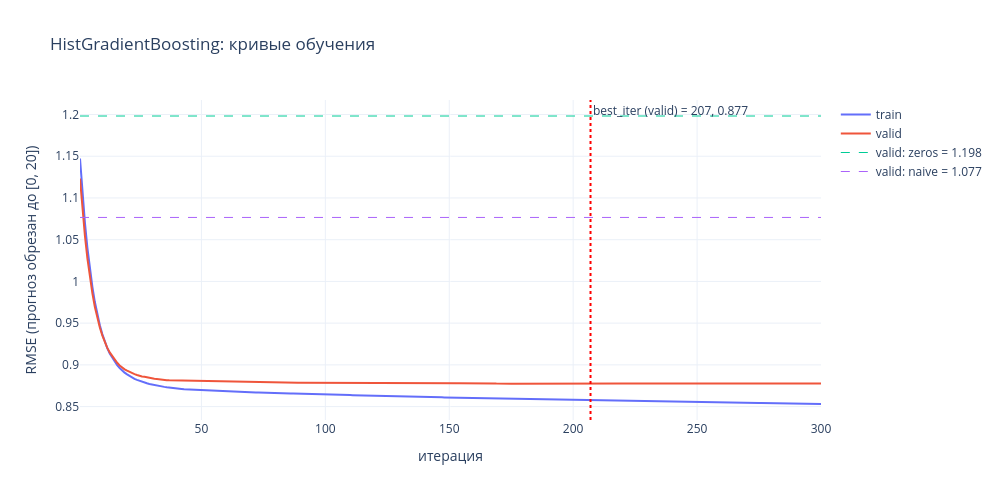

Here is the notebook cell this chart was saved with:
### Code cell
result = calculate_metrics(
    model_name='HistGradientBoosting',
    model=model,
    backend='plotly',
    splits={
        'train': (train[FEATURES], train['target']),
        'valid': (valid[FEATURES], valid['target'])
    },
    baselines={
        'zeros' : np.zeros(len(valid)),
        'naive': valid['target_lag_1'].fillna(0) 
    }
)
result.round(4)

### Figure 1 — Plotly figure (JSON) as saved in the notebook; plotly's stock layout.template omitted (floating-point values rounded to 4 significant figures; data arrays with more than 128 entries replaced by an {"elided": "..."} marker saying what was removed)
{"data": [{"line": {"color": "#636EFA"}, "mode": "lines", "name": "train", "type": "scatter", "x": {"elided": "300 int values"}, "y": {"elided": "300 float values"}}, {"line": {"color": "#EF553B"}, "mode": "lines", "name": "valid", "type": "scatter", "x": {"elided": "300 int values"}, "y": {"elided": "300 float values"}}, {"line": {"color": "#00CC96", "dash": "dash", "width": 1}, "mode": "lines", "name": "valid: zeros = 1.198", "type": "scatter", "x": {"elided": "300 int values"}, "y": {"elided": "300 float values"}}, {"line": {"color": "#AB63FA", "dash": "dash", "width": 1}, "mode": "lines", "name": "valid: naive = 1.077", "type": "scatter", "x": {"elided": "300 int values"}, "y": {"elided": "300 float values"}}], "layout": {"annotations": [{"showarrow": false, "text": "best_iter (valid) = 207, 0.877", "x": 207, "xanchor": "left", "xref": "x", "y": 1, "yanchor": "top", "yref": "y domain"}], "height": 500, "hovermode": "x unified", "shapes": [{"line": {"color": "red", "dash": "dot"}, "type": "line", "x0": 207, "x1": 207, "xref": "x", "y0": 0, "y1": 1, "yref": "y domain"}], "title": {"text": "HistGradientBoosting: кривые обучения"}, "width": 1000, "xaxis": {"title": {"text": "итерация"}}, "yaxis": {"title": {"text": "RMSE (прогноз обрезан до [0, 20])"}}}}
